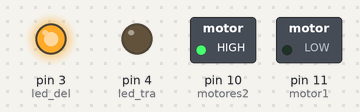
The sketch below on a simulated Arduino Uno, built with avr-gcc and run on an emulated ATmega328P. Parts: switched loads named in the sketch (green lamp = pin HIGH), output pins drawn as LEDs (lit = HIGH).

Above: at 1.0 s.
At 2.5 s:
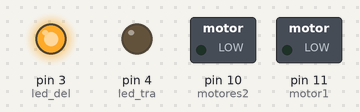
At 4.0 s:
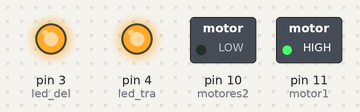
Timing chart, 0 to 6.9 s (numbered marks = the images above):
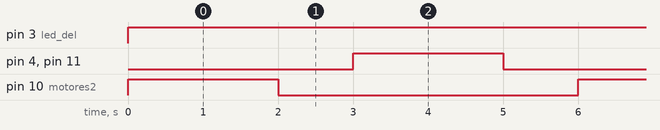

Measured:
- by itself, pin 3 (led_del): LOW → HIGH at 0.00 s
- by itself, pin 4 (led_tra), pin 10 (motores2), pin 11 (motor1): alternates HIGH for 2.0 s and LOW for 4.0 s
- by itself, everything shown: repeats every 6.0 s, in 4 steps

The sketch:

carrito.ino
```cpp
#define motor1 11
#define motores2 10
#define led_del 3
#define led_tra 4
void setup() {  // put your setup code here, to run once:
Serial.begin (9600);
pinMode (led_del, OUTPUT);
pinMode(led_tra, OUTPUT);
pinMode (motor1, OUTPUT);
pinMode (motores2, OUTPUT);
}

void loop() { // put your main code here, to run repeatedly:
digitalWrite(motores2, HIGH);
digitalWrite(led_del,HIGH);
delay(2000);
digitalWrite(motores2,LOW);
digitalWrite(led_del, HIGH);
delay(1000);
digitalWrite(motor1,HIGH);
digitalWrite(led_tra, HIGH);
delay(2000);
digitalWrite(motor1, LOW);
digitalWrite(led_tra, LOW);
delay(1000);
}
```
